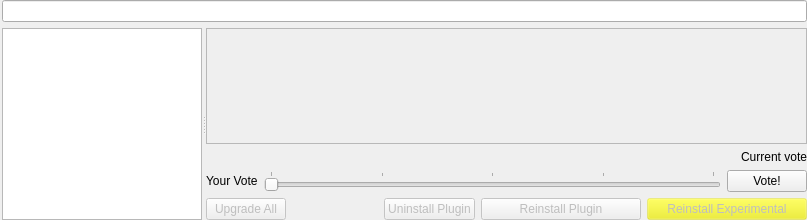
         <widget class="QWidget" name="pagePlugins">
          <layout class="QVBoxLayout" name="verticalLayout_8">
           <property name="leftMargin">
            <number>2</number>
           </property>
           <property name="topMargin">
            <number>0</number>
           </property>
           <property name="rightMargin">
            <number>0</number>
           </property>
           <property name="bottomMargin">
            <number>0</number>
           </property>
           <item>
            <widget class="QgsFilterLineEdit" name="leFilter">
             <property name="sizePolicy">
              <sizepolicy hsizetype="Expanding" vsizetype="Fixed">
               <horstretch>0</horstretch>
               <verstretch>0</verstretch>
              </sizepolicy>
             </property>
            </widget>
           </item>
           <item>
            <widget class="QSplitter" name="mPluginsDetailsSplitter">
             <property name="sizePolicy">
              <sizepolicy hsizetype="Expanding" vsizetype="Expanding">
               <horstretch>0</horstretch>
               <verstretch>0</verstretch>
              </sizepolicy>
             </property>
             <property name="orientation">
              <enum>Qt::Horizontal</enum>
             </property>
             <property name="childrenCollapsible">
              <bool>false</bool>
             </property>
             <widget class="QWidget" name="layoutWidget_pluginList">
              <property name="sizePolicy">
               <sizepolicy hsizetype="Preferred" vsizetype="Expanding">
                <horstretch>1</horstretch>
                <verstretch>0</verstretch>
               </sizepolicy>
              </property>
              <layout class="QVBoxLayout" name="verticalLayout_4">
               <item>
                <widget class="QListView" name="vwPlugins">
                 <property name="sizePolicy">
                  <sizepolicy hsizetype="Preferred" vsizetype="Expanding">
                   <horstretch>1</horstretch>
                   <verstretch>0</verstretch>
                  </sizepolicy>
                 </property>
                 <property name="minimumSize">
                  <size>
                   <width>200</width>
                   <height>0</height>
                  </size>
                 </property>
                 <property name="horizontalScrollBarPolicy">
                  <enum>Qt::ScrollBarAlwaysOff</enum>
                 </property>
                 <property name="showDropIndicator" stdset="0">
                  <bool>false</bool>
                 </property>
                 <property name="alternatingRowColors">
                  <bool>true</bool>
                 </property>
                 <property name="selectionMode">
                  <enum>QAbstractItemView::SingleSelection</enum>
                 </property>
                 <property name="selectionBehavior">
                  <enum>QAbstractItemView::SelectItems</enum>
                 </property>
                 <property name="resizeMode">
                  <enum>QListView::Adjust</enum>
                 </property>
                 <property name="wordWrap">
                  <bool>false</bool>
                 </property>
                </widget>
               </item>
              </layout>
             </widget>
             <widget class="QWidget" name="layoutWidget_pluginDetails">
              <property name="sizePolicy">
               <sizepolicy hsizetype="Expanding" vsizetype="Expanding">
                <horstretch>2</horstretch>
                <verstretch>0</verstretch>
               </sizepolicy>
              </property>
              <layout class="QVBoxLayout" name="verticalLayout_7">
               <item>
                <widget class="QFrame" name="frame">
                 <property name="frameShape">
                  <enum>QFrame::StyledPanel</enum>
                 </property>
                 <property name="frameShadow">
                  <enum>QFrame::Sunken</enum>
                 </property>
                 <layout class="QVBoxLayout" name="verticalLayout_12">
                  <property name="leftMargin">
                   <number>0</number>
                  </property>
                  <property name="topMargin">
                   <number>0</number>
                  </property>
                  <property name="rightMargin">
                   <number>0</number>
                  </property>
                  <property name="bottomMargin">
                   <number>0</number>
                  </property>
                  <item>
                   <widget class="QgsWebView" name="wvDetails" native="true">
                    <property name="sizePolicy">
                     <sizepolicy hsizetype="Preferred" vsizetype="Expanding">
                      <horstretch>0</horstretch>
                      <verstretch>0</verstretch>
                     </sizepolicy>
                    </property>
                    <property name="url" stdset="0">
                     <url>
                      <string>about:blank</string>
                     </url>
                    </property>
                   </widget>
                  </item>
                 </layout>
                </widget>
               </item>
               <item>
                <layout class="QGridLayout" name="gridLayout">
                 <property name="sizeConstraint">
                  <enum>QLayout::SetMinimumSize</enum>
                 </property>
                 <item row="1" column="1">
                  <widget class="QSlider" name="voteSlider">
                   <property name="focusPolicy">
                    <enum>Qt::ClickFocus</enum>
                   </property>
                   <property name="minimum">
                    <number>1</number>
                   </property>
                   <property name="maximum">
                    <number>5</number>
                   </property>
                   <property name="pageStep">
                    <number>1</number>
                   </property>
                   <property name="orientation">
                    <enum>Qt::Horizontal</enum>
                   </property>
                   <property name="tickPosition">
                    <enum>QSlider::TicksAbove</enum>
                   </property>
                   <property name="tickInterval">
                    <number>1</number>
                   </property>
                  </widget>
                 </item>
                 <item row="1" column="2">
                  <widget class="QPushButton" name="voteSubmit">
                   <property name="focusPolicy">
                    <enum>Qt::ClickFocus</enum>
                   </property>
                   <property name="text">
                    <string>Vote!</string>
                   </property>
                   <property name="autoDefault">
                    <bool>false</bool>
                   </property>
                  </widget>
                 </item>
                 <item row="1" column="0">
                  <widget class="QLabel" name="voteLabel">
                   <property name="text">
                    <string>Your Vote</string>
                   </property>
                  </widget>
                 </item>
                 <item row="0" column="0" colspan="3">
                  <widget class="QLabel" name="voteRating">
                   <property name="text">
                    <string>Current vote</string>
                   </property>
                   <property name="alignment">
                    <set>Qt::AlignRight|Qt::AlignTrailing|Qt::AlignVCenter</set>
                   </property>
                  </widget>
                 </item>
                </layout>
               </item>
               <item>
                <layout class="QHBoxLayout" name="horizontalLayout_6">
                 <property name="sizeConstraint">
                  <enum>QLayout::SetMinimumSize</enum>
                 </property>
                 <item>
                  <widget class="QPushButton" name="buttonUpgradeAll">
                   <property name="enabled">
                    <bool>false</bool>
                   </property>
                   <property name="focusPolicy">
                    <enum>Qt::ClickFocus</enum>
                   </property>
                   <property name="toolTip">
                    <string>Upgrade all upgradeable plugins</string>
                   </property>
                   <property name="text">
                    <string>Upgrade All</string>
                   </property>
                   <property name="autoDefault">
                    <bool>false</bool>
                   </property>
                  </widget>
                 </item>
                 <item>
                  <spacer name="horizontalSpacer_3">
                   <property name="orientation">
                    <enum>Qt::Horizontal</enum>
                   </property>
                   <property name="sizeHint" stdset="0">
                    <size>
                     <width>40</width>
                     <height>20</height>
                    </size>
                   </property>
                  </spacer>
                 </item>
                 <item>
                  <widget class="QPushButton" name="buttonUninstall">
                   <property name="enabled">
                    <bool>false</bool>
                   </property>
                   <property name="focusPolicy">
                    <enum>Qt::ClickFocus</enum>
                   </property>
                   <property name="toolTip">
                    <string>Uninstall the selected plugin</string>
                   </property>
                   <property name="text">
                    <string>Uninstall Plugin</string>
                   </property>
                   <property name="autoDefault">
                    <bool>false</bool>
                   </property>
                  </widget>
                 </item>
                 <item>
                  <widget class="QPushButton" name="buttonInstall">
                   <property name="enabled">
                    <bool>false</bool>
                   </property>
                   <property name="minimumSize">
                    <size>
                     <width>160</width>
                     <height>0</height>
                    </size>
                   </property>
                   <property name="toolTip">
                    <string>Install, reinstall or upgrade the selected plugin</string>
                   </property>
                   <property name="text">
                    <string>Reinstall Plugin</string>
                   </property>
                   <property name="autoDefault">
                    <bool>false</bool>
                   </property>
                  </widget>
                 </item>
                 <item>
                  <widget class="QPushButton" name="buttonInstallExperimental">
                   <property name="enabled">
                    <bool>false</bool>
                   </property>
                   <property name="minimumSize">
                    <size>
                     <width>160</width>
                     <height>0</height>
                    </size>
                   </property>
                   <property name="toolTip">
                    <string>Install, reinstall or upgrade the experimental version of selected plugin</string>
                   </property>
                   <property name="styleSheet">
                    <string notr="true">background-color: rgba(238, 238, 10, 0.25)</string>
                   </property>
                   <property name="text">
                    <string>Reinstall Experimental</string>
                   </property>
                   <property name="icon">
                    <iconset resource="../../images/images.qrc">
                     <normaloff>:/images/themes/default/pluginExperimental.png</normaloff>:/images/themes/default/pluginExperimental.png</iconset>
                   </property>
                   <property name="autoDefault">
                    <bool>false</bool>
                   </property>
                  </widget>
                 </item>
                </layout>
               </item>
              </layout>
             </widget>
            </widget>
           </item>
          </layout>
         </widget>
